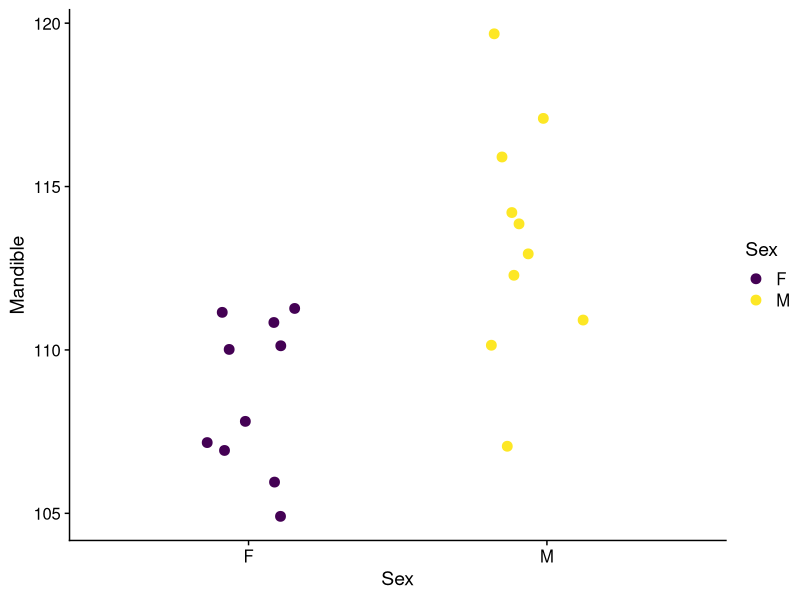
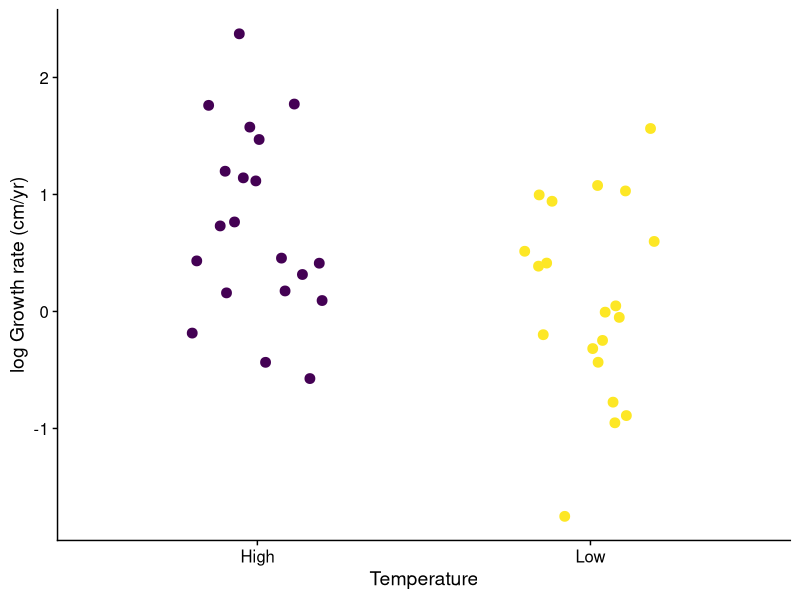
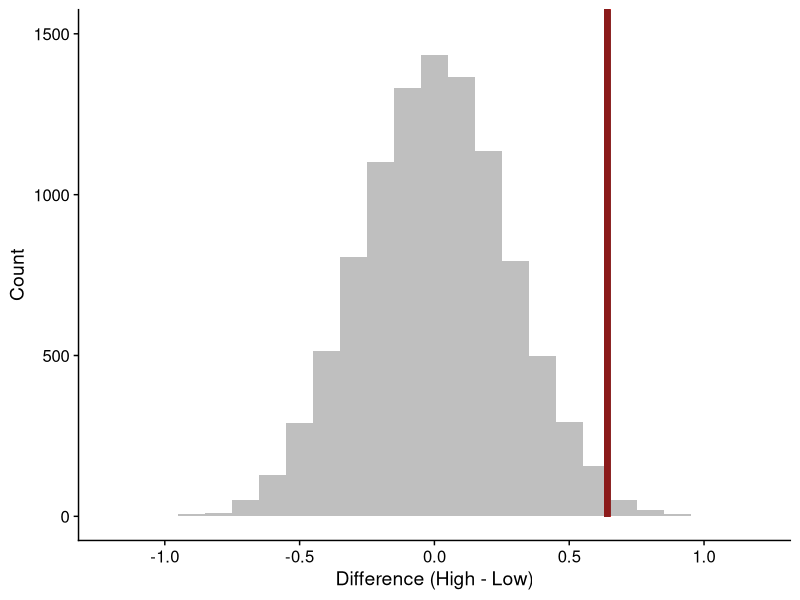
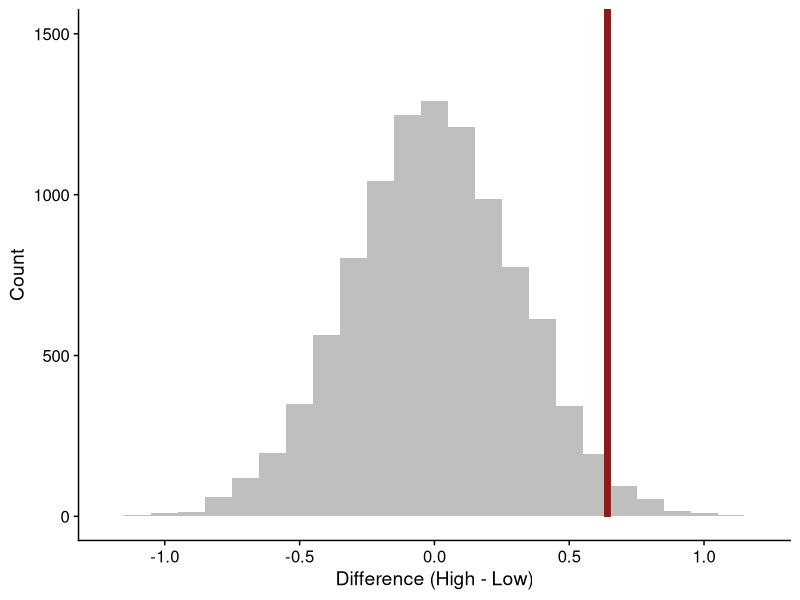
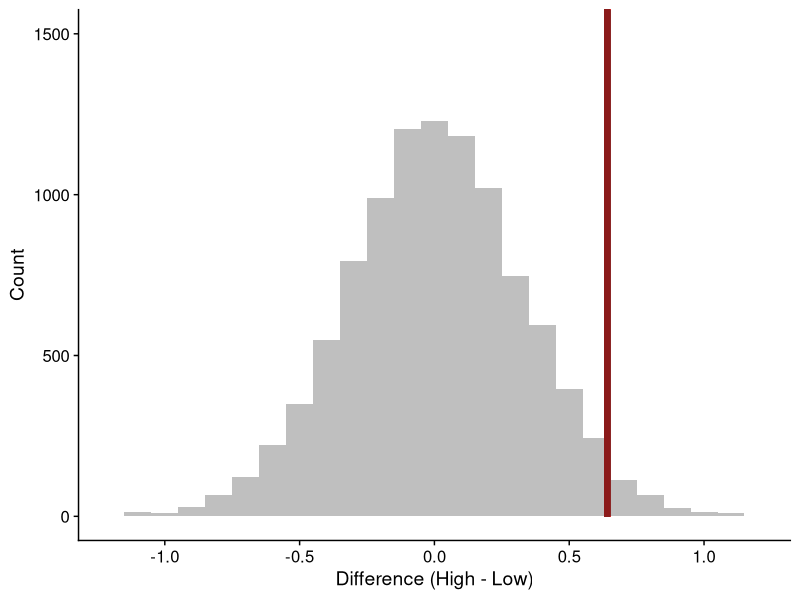
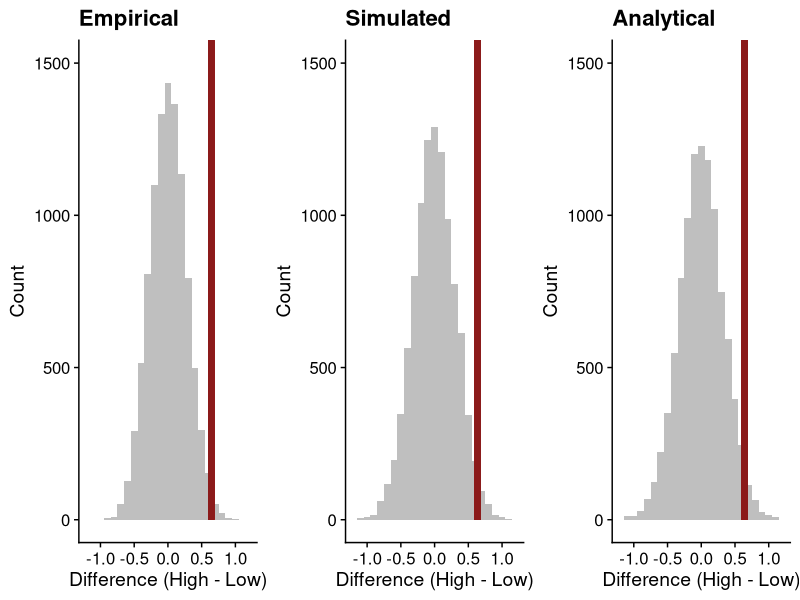
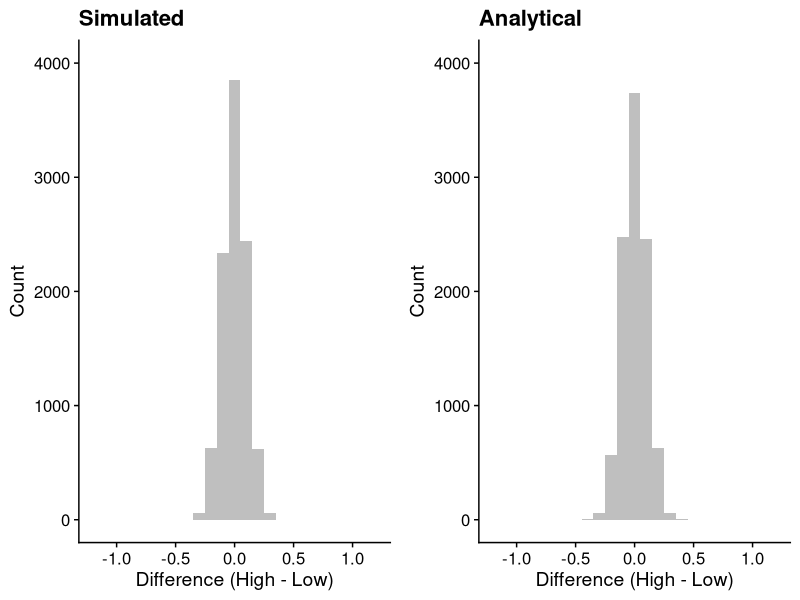
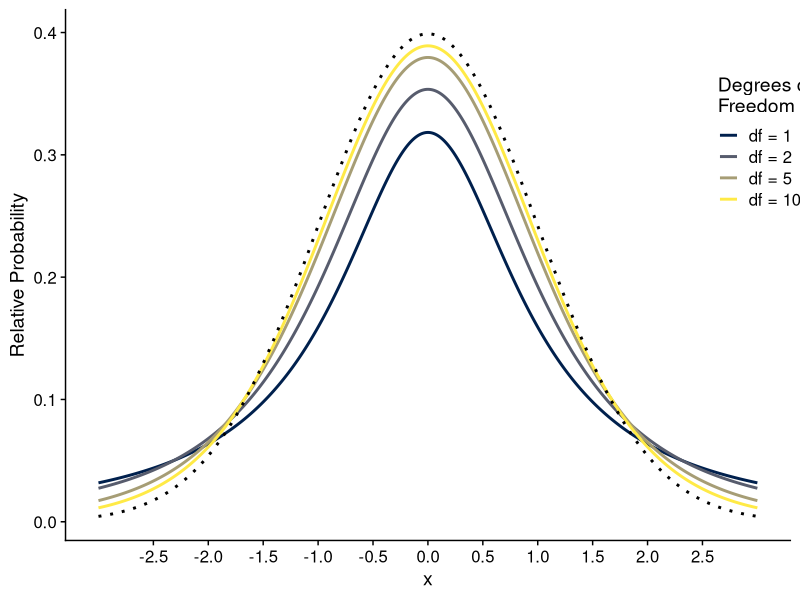

Write the R code that produced these figures, in order.
## ---- chunk 1
#| label: setup
#| echo: false
#| warning: false
#| message: false

library(tidyverse)
library(readxl)
library(cowplot)
theme_set(theme_cowplot())
library(viridis)

## ---- chunk 2
#| echo: false

M <- read_excel("Data/Jackals.xlsx")
M <- M |> mutate(Sex = factor(Sex))
M |> ggplot(aes(Sex, Mandible, color = Sex)) +
  geom_point(position = position_jitter(0.2), size = 3) +
  scale_color_viridis_d()
## ---- chunk 3
#| echo: true

set.seed(736902)
muH <- 1
muL <- 1 / 3
sd1 <- sd2 <- 1
n1 <- n2 <- 20

DD <- tibble(
  growthR = c(rnorm(n1, muL, sd1),
              rnorm(n2, muH, sd2)),
  Temperature = c(rep("Low", times = n1),
                  rep("High", times = n2))
)
## ---- chunk 4
#| echo: false

DD |>
  ggplot(aes(Temperature, growthR, color = Temperature)) +
  geom_point(position = position_jitter(0.2), size = 3) +
  ylab("log Growth rate (cm/yr)") +
  scale_color_viridis_d() +
  theme(legend.position = "none")
## ---- chunk 5
#| echo: true
#| warning: false
#| output-location: slide

d <- DD |> group_by(Temperature) |> 
  summarize(xbar = mean(growthR)) |> 
  pivot_wider(names_from = Temperature, values_from = xbar) |> 
  mutate(d = High - Low) |> 
  pull(d)

nreps <- 1e4
diffs.e <- numeric(length = nreps)
diffs.e[1] <- mean(DD$growthR[DD$Temperature=="Low"]) -
  mean(DD$growthR[DD$Temperature=="High"])

for (ii in 2:nreps) {
  Rand_G <- sample(DD$Temperature)
  diffs.e[ii] <- mean(DD$growthR[Rand_G == "Low"]) -
    mean(DD$growthR[Rand_G == "High"])
}

pe <- ggplot(data.frame(diffs.e), aes(diffs.e)) +
  geom_histogram(binwidth = 0.1, fill = "gray75") +
  geom_segment(x = d, xend = d,
               y = 0, yend = Inf,
               linewidth = 2,
               color = "firebrick4") +
  ylim(c(0, 1500)) +
  xlim(c(-1.2, 1.2)) +
  labs(x = "Difference (High - Low)", y = "Count")
pe
## ---- chunk 6
#| echo: true
#| warning: false
#| output-location: slide

mu_both <- mean(c(muL, muH))
nreps <- 1e4
diffs.s <- numeric(length = nreps)
for (ii in 1:nreps) {
  diffs.s[ii] <- mean(rnorm(n1, mu_both, sd1)) -
    mean(rnorm(n2, mu_both, sd2))
}

ps <- ggplot(data.frame(diffs.s), aes(diffs.s)) +
  geom_histogram(binwidth = 0.1, fill = "gray75") +
  geom_segment(x = d, xend = d,
               y = 0, yend = Inf,
               linewidth = 2,
               color = "firebrick4") +
  ylim(c(0, 1500)) +
  xlim(c(-1.2, 1.2)) +
  labs(x = "Difference (High - Low)", y = "Count")
ps
## ---- chunk 7
#| echo: true
#| warning: false
#| output-location: slide

sp <- sqrt(((n1 - 1) * sd1^2 + (n2 - 1) * sd2^2) / 
             (n1 + n2 - 2))

scale_t <- sp * sqrt(1 / n1 + 1 / n2)
diffs.a <- scale_t * rt(nreps, df = n1 + n2 - 2)

pa <- ggplot(data.frame(diffs.a), aes(diffs.a)) +
  geom_histogram(binwidth = 0.1, fill = "gray75") +
  geom_segment(x = d, xend = d,
               y = 0, yend = Inf,
               linewidth = 2,
               color = "firebrick4") +
  ylim(c(0, 1500)) +
  xlim(c(-1.2, 1.2)) +
  labs(x = "Difference (High - Low)", y = "Count")
pa
## ---- chunk 8
#| echo: false

plot_grid(pe + labs(title = "Empirical"),
          ps + labs(title = "Simulated"),
          pa + labs(title = "Analytical"),
          ncol = 3, vjust = 1, rel_widths = c(1, 1, 1))
## ---- chunk 9
#| warning: false
n1 <- 200
n2 <- 200
mu_both <- mean(c(muL, muH))
nreps <- 1e4
diffs.s <- numeric(length = nreps)
for (ii in 1:nreps) {
  diffs.s[ii] <- mean(rnorm(n1, mu_both, sd1)) -
    mean(rnorm(n2, mu_both, sd2))
}

ps <- ggplot(data.frame(diffs.s), aes(diffs.s)) +
  geom_histogram(binwidth = 0.1, fill = "gray75") +
  ylim(c(0, 4000)) +
  xlim(c(-1.2, 1.2)) +
  labs(x = "Difference (High - Low)", y = "Count")

sp <- sqrt(((n1 - 1) * sd1^2 + (n2 - 1) * sd2^2) / 
             (n1 + n2 - 2))

scale_t <- sp * sqrt(1 / n1 + 1 / n2)
diffs.a <- scale_t * rt(nreps, df = n1 + n2 - 2)

pa <- ggplot(data.frame(diffs.a), aes(diffs.a)) +
  geom_histogram(binwidth = 0.1, fill = "gray75") +
  ylim(c(0, 4000)) +
  xlim(c(-1.2, 1.2)) +
  labs(x = "Difference (High - Low)", y = "Count")

plot_grid(ps + labs(title = "Simulated"),
          pa + labs(title = "Analytical"), 
          ncol=2, vjust = 1, rel_widths = c(1, 1))
## ---- chunk 10
#| echo: false
x <- seq(-3, 3, by = 0.001)

sim <- tibble(df = c(1, 2, 5, 10)) %>%
  group_by(df) %>%
  do(tibble(x = x, y = dt(x, .$df))) %>%
  mutate(Parameters = paste0("df = ", df)) %>%
  ungroup() %>%
  mutate(Parameters = factor(Parameters, levels = unique(Parameters)))

norm <- tibble(
  x = x,
  y = dnorm(x, 0, 1)
)

ggplot() +
  geom_line(data = sim, aes(x, y, color = Parameters), linewidth = 1) +
  geom_line(data = norm, aes(x, y), linewidth = 1, linetype = "dotted") +
  scale_color_viridis_d(name = "Degrees of\nFreedom", option = "E") +
  scale_x_continuous(breaks = seq(-2.5, 2.5, by = 0.5)) +
  labs(x = "x", y = "Relative Probability") +
  theme(legend.position = c(0.9, 0.75))
## ---- chunk 11
#| fig-height: 4
#| fig-width: 6
M |> ggplot(aes(Sex, Mandible, color = Sex)) +
  geom_point(position = position_jitter(0.2), size = 3) +
  scale_color_viridis_d()
